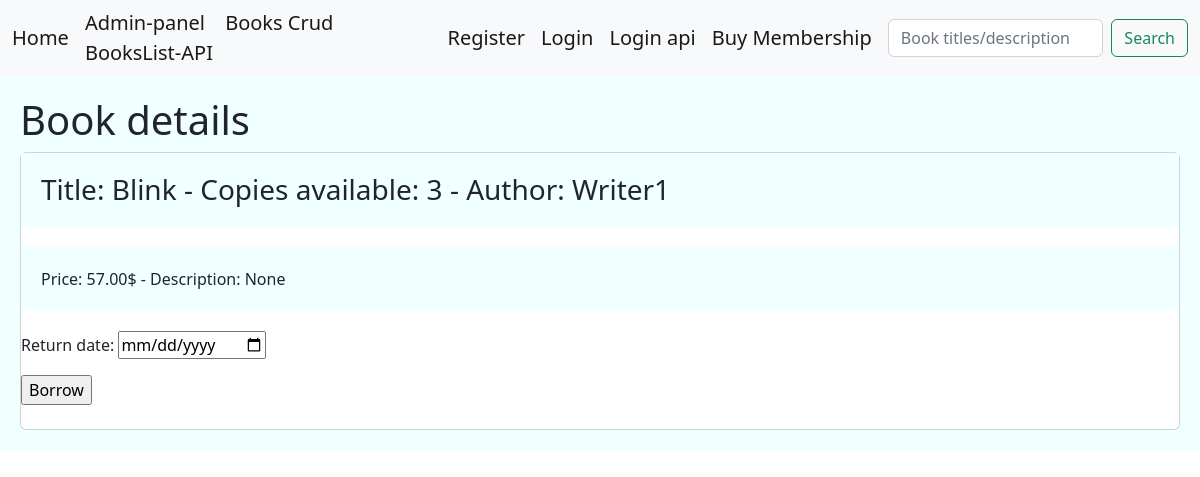
/books/2/, run on an earlier commit of the app's database.
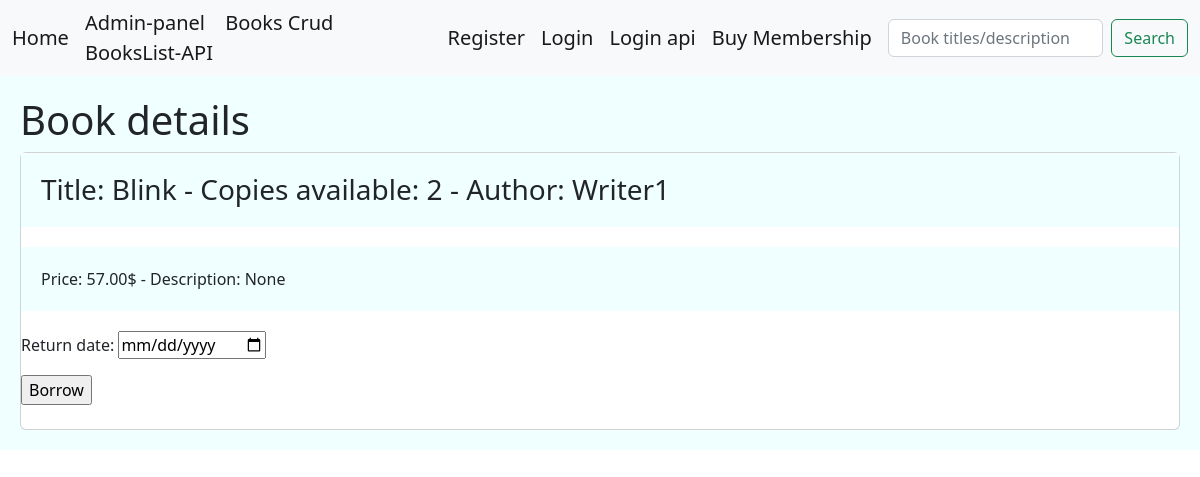
And on a later commit of the database.
### library/models.py (models this page shows, shortened)
class Books(models.Model):
    title = models.CharField(max_length=100)
    description = models.TextField(null=True)
    price = models.DecimalField(max_digits=6 , decimal_places=2, default=0.00)
    shabak = models.CharField(max_length=150,null=True)
    copies_available = models.PositiveIntegerField(default=4)
    genre = models.ForeignKey('Genre', on_delete=models.SET_NULL, null=True)
    author = models.ForeignKey('Author', on_delete=models.SET_NULL, null=True)

class Author(models.Model):
    author = models.CharField(max_length=150,null=True)
    born_city = models.CharField(max_length=200, null=True)
    def __str__(self):
        return self.author

### library/views.py (the view, shortened to what this page needs)
# urls.py: path('books/<int:books_id>/',views.BorrowBook.as_view(), name='borrow'),
class BorrowBook(View):
    form_class = DateInputForm
    template_class = 'library/borrow.html'
    def get(self,request, books_id):
        book = get_object_or_404(Books, id=books_id)
        form = self.form_class()
        return render(request,self.template_class,{'form':form,'book':book})

### library/forms.py
class DateInputForm(forms.Form):
    Return_date = forms.DateField(widget=forms.DateInput(attrs={'type': 'date'}))

### library/templates/library/borrow.html (shortened to what this page needs)
<!DOCTYPE html>
<html lang="en">
<head>
    <link href="https://cdn.jsdelivr.net/npm/bootstrap@5.2.0-beta1/dist/css/bootstrap.min.css" rel="stylesheet">
</head>
<body>
{% include 'include/navbar.html' %}
<div class="jumbotron">
    {% block content %} <H1> Book details </H1>
    <div class="card">
        <h3 class="card-title jumbotron">Title: {{ book.title }} - Copies available: {{book.copies_available}} - Author: {{book.author}} </h3>
        <ul class="card-title jumbotron">Price: {{ book.price }}$ - Description: {{ book.description }}  </ul>
        <form action=" " method="post">
            {{ form.as_p }}
            <input type="submit" value="Borrow">
        </form>
    <br/>
    </div>
    {% endblock %}
</div>
</body>
</html>

What changed in the data, as far as the page shows it:
changed Books "Blink": copies_available "3" → "2"
